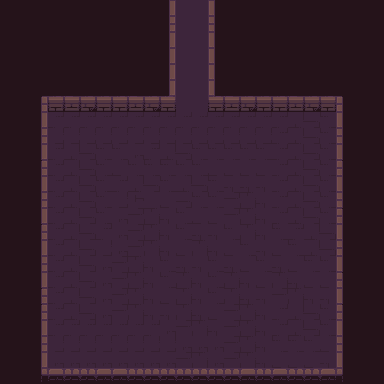

Below is a game level as drawn by its tile map, then a one-line description and the .tmx that defines it (tile-layer data replaced by summaries):
An orthogonal 24x24 tile map with 16x16 px tiles, 5 tile layers (background, road, wall, item, ...), 1 hidden layer not drawn, 3 tilesets.

<map version="1.2" tiledversion="1.3.4" orientation="orthogonal" renderorder="right-down" compressionlevel="0" width="24" height="24" tilewidth="16" tileheight="16" infinite="0" nextlayerid="8" nextobjectid="1">
 <tileset firstgid="1" name="Dungeon_Tileset" tilewidth="16" tileheight="16" tilecount="100" columns="10">
  <image source="Dungeon_Tileset.png" width="160" height="160" />
 </tileset>
 <tileset firstgid="101" name="flag" tilewidth="16" tileheight="16" tilecount="4" columns="4">
  <image source="flag.png" width="64" height="16" />
  <tile id="0">
   <animation>
    <frame tileid="3" duration="200" />
    <frame tileid="2" duration="200" />
    <frame tileid="1" duration="200" />
    <frame tileid="0" duration="200" />
   </animation>
  </tile>
 </tileset>
 <tileset firstgid="105" name="torch" tilewidth="16" tileheight="16" tilecount="4" columns="4">
  <image source="torch.png" width="64" height="16" />
  <tile id="0">
   <animation>
    <frame tileid="3" duration="200" />
    <frame tileid="2" duration="200" />
    <frame tileid="1" duration="200" />
    <frame tileid="0" duration="200" />
   </animation>
  </tile>
 </tileset>
 <layer id="1" name="background" width="24" height="24">
  <data>[576 cells, 576 non-empty, 1 distinct tile ids]</data>
 </layer>
 <layer id="5" name="road" width="24" height="24">
  <data>[576 cells, 302 non-empty, 1 distinct tile ids]</data>
 </layer>
 <layer id="3" name="wall" width="24" height="24">
  <data>[576 cells, 82 non-empty, 18 distinct tile ids]</data>
 </layer>
 <layer id="4" name="item" width="24" height="24">
  <data>[576 cells, 0 non-empty, 0 distinct tile ids]</data>
 </layer>
 <layer id="7" name="pickarea" width="24" height="24">
  <data>[576 cells, 288 non-empty, 12 distinct tile ids]</data>
 </layer>
 <layer id="6" name="smog" width="24" height="24" visible="0">
  <data>[576 cells, 576 non-empty, 1 distinct tile ids]</data>
 </layer>
</map>
